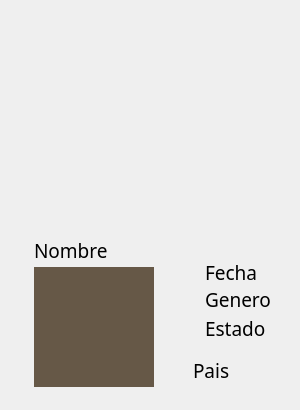
<?xml version="1.0" encoding="UTF-8"?>
<ui version="4.0">
 <class>PasaporteUI</class>
 <widget class="QWidget" name="PasaporteUI">
  <property name="geometry">
   <rect>
    <x>0</x>
    <y>0</y>
    <width>300</width>
    <height>410</height>
   </rect>
  </property>
  <property name="maximumSize">
   <size>
    <width>300</width>
    <height>410</height>
   </size>
  </property>
  <property name="cursor">
   <cursorShape>OpenHandCursor</cursorShape>
  </property>
  <property name="windowTitle">
   <string>Form</string>
  </property>
  <widget class="QLabel" name="fondo">
   <property name="geometry">
    <rect>
     <x>0</x>
     <y>0</y>
     <width>300</width>
     <height>410</height>
    </rect>
   </property>
   <property name="font">
    <font>
     <family>Bell MT</family>
     <pointsize>14</pointsize>
    </font>
   </property>
   <property name="styleSheet">
    <string notr="true">border-image: url(:/Resources/Documentos/PasaportePlaceHolder.png);</string>
   </property>
   <property name="text">
    <string/>
   </property>
   <property name="wordWrap">
    <bool>true</bool>
   </property>
  </widget>
  <widget class="QLabel" name="nombre">
   <property name="geometry">
    <rect>
     <x>34</x>
     <y>240</y>
     <width>251</width>
     <height>20</height>
    </rect>
   </property>
   <property name="font">
    <font>
     <family>Bell MT</family>
     <pointsize>14</pointsize>
    </font>
   </property>
   <property name="text">
    <string>Nombre</string>
   </property>
   <property name="wordWrap">
    <bool>true</bool>
   </property>
  </widget>
  <widget class="QLabel" name="fecha">
   <property name="geometry">
    <rect>
     <x>205</x>
     <y>262</y>
     <width>170</width>
     <height>20</height>
    </rect>
   </property>
   <property name="font">
    <font>
     <family>Bell MT</family>
     <pointsize>14</pointsize>
    </font>
   </property>
   <property name="text">
    <string>Fecha</string>
   </property>
   <property name="wordWrap">
    <bool>true</bool>
   </property>
  </widget>
  <widget class="QLabel" name="nacionalidad">
   <property name="geometry">
    <rect>
     <x>193</x>
     <y>360</y>
     <width>90</width>
     <height>20</height>
    </rect>
   </property>
   <property name="font">
    <font>
     <family>Bell MT</family>
     <pointsize>14</pointsize>
    </font>
   </property>
   <property name="text">
    <string>Pais</string>
   </property>
   <property name="wordWrap">
    <bool>true</bool>
   </property>
  </widget>
  <widget class="QLabel" name="genero">
   <property name="geometry">
    <rect>
     <x>205</x>
     <y>289</y>
     <width>89</width>
     <height>20</height>
    </rect>
   </property>
   <property name="font">
    <font>
     <family>Bell MT</family>
     <pointsize>14</pointsize>
    </font>
   </property>
   <property name="text">
    <string>Genero</string>
   </property>
   <property name="wordWrap">
    <bool>true</bool>
   </property>
  </widget>
  <widget class="QLabel" name="estado_civil">
   <property name="geometry">
    <rect>
     <x>205</x>
     <y>320</y>
     <width>87</width>
     <height>16</height>
    </rect>
   </property>
   <property name="font">
    <font>
     <family>Bell MT</family>
     <pointsize>14</pointsize>
    </font>
   </property>
   <property name="text">
    <string>Estado</string>
   </property>
   <property name="wordWrap">
    <bool>true</bool>
   </property>
  </widget>
  <widget class="QStackedWidget" name="stackedWidget">
   <property name="geometry">
    <rect>
     <x>60</x>
     <y>40</y>
     <width>177</width>
     <height>84</height>
    </rect>
   </property>
   <property name="currentIndex">
    <number>2</number>
   </property>
   <widget class="QWidget" name="stand"/>
   <widget class="QWidget" name="Rechazado">
    <widget class="QLabel" name="aprobado_2">
     <property name="geometry">
      <rect>
       <x>0</x>
       <y>0</y>
       <width>179</width>
       <height>85</height>
      </rect>
     </property>
     <property name="styleSheet">
      <string notr="true">border-image: url(:/Resources/Documentos/SelloRechazado.png);</string>
     </property>
     <property name="text">
      <string/>
     </property>
    </widget>
   </widget>
   <widget class="QWidget" name="Aprobado">
    <widget class="QLabel" name="aprobado">
     <property name="geometry">
      <rect>
       <x>0</x>
       <y>0</y>
       <width>179</width>
       <height>85</height>
      </rect>
     </property>
     <property name="styleSheet">
      <string notr="true">border-image: url(:/Resources/Documentos/SelloAprobado.png);</string>
     </property>
     <property name="text">
      <string/>
     </property>
    </widget>
   </widget>
  </widget>
  <widget class="QWidget" name="NPC" native="true">
   <property name="geometry">
    <rect>
     <x>34</x>
     <y>267</y>
     <width>120</width>
     <height>120</height>
    </rect>
   </property>
   <property name="minimumSize">
    <size>
     <width>120</width>
     <height>120</height>
    </size>
   </property>
   <property name="maximumSize">
    <size>
     <width>120</width>
     <height>120</height>
    </size>
   </property>
   <layout class="QHBoxLayout" name="horizontalLayout">
    <property name="spacing">
     <number>0</number>
    </property>
    <property name="leftMargin">
     <number>0</number>
    </property>
    <property name="topMargin">
     <number>0</number>
    </property>
    <property name="rightMargin">
     <number>0</number>
    </property>
    <property name="bottomMargin">
     <number>0</number>
    </property>
    <item>
     <widget class="QLabel" name="filtro">
      <property name="styleSheet">
       <string notr="true">background-color: rgb(102, 88, 71);</string>
      </property>
      <property name="text">
       <string/>
      </property>
     </widget>
    </item>
   </layout>
  </widget>
 </widget>
 <resources/>
 <connections/>
</ui>
